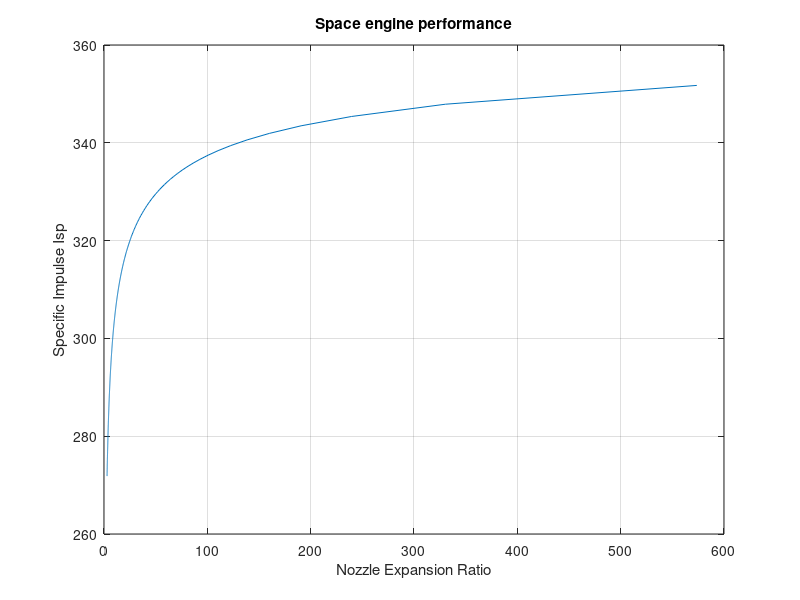

MATLAB code for this plot: (Note: this script raises an error after producing the figure.)
%Liquid_Space_Rocket_Design
%Bryan Rathke
clear all, close all

%% Design parameters
prompt0='Press enter at prompts to use default values: (press enter)';
defaults=input(prompt0);

DeltaV=1721;        %Required change in velocity [m/s]
Mpay=4914;          %Payload mass [kg]
TTWR=0.3;           %Thrust to weight ratio (minimum)
Mnought=12000;      %Initial vehicle mass [kg]
EnvH=300;           %Design envelope hieght [cm]
EnvW=300;           %Design envelope width [cm]
Pc=700000;          %Chamber pressure [Pa]
Pa=0;               %Atmosphere
Ncstar=1;           %CStar combustion efficiency
lambda=0.98;        %Nozzle Efficiency

g=9.80665;          %Standard gravity

OTFR=2.3;           %Combustion parameters
FlameT=3510;   
k=1.225;
MM=22.1;
R=8314/MM;          %Gas constant
rho_f=810;
rho_o=1142;


%% Initial calculations, space bipropellant

DeltaV0=DeltaV*1.1;
F=Mnought*g*TTWR;
Meng=F/(g*(0.000609*F+13.44));
Leng=0.0054*F+31.92;
Deng=0.00357*F+14.48;

if (Leng>EnvH) || (Deng>EnvW);          %Check engine size vs envelope
    print('Warning: Estimated engine size exceeds design envelope.')
end

kmo=k-1;
kpo=k+1;
omk=1-k;

cstar=(Ncstar*(k*R*FlameT)^0.5) / ...
    (k*(2/kpo)^(kpo/(2*kmo)));

Pe_v=linspace(0,45000,1000);                           %Exit pressure vector
Me_v=(((Pe_v/Pc).^(omk/k)-1)/((k-1)/2)).^(0.5);  %Exit Mach Number
epsilon_v=(Me_v.^-1).*((2/kpo).*(1+(kmo/2).*Me_v.^2)).^(kpo/(2*kmo));
Isp_v=lambda.*(((cstar*k)/g).*((2/kmo).*(2/kpo)...
    .^(kpo/kmo).*(1-(Pe_v./Pc).^(kmo/k))).^0.5 ... 
    +((cstar.*epsilon_v)./(g*Pc)).*(Pe_v-Pa));
figure(1)
plot(epsilon_v,Isp_v)
grid on
title('Space engine performance')
xlabel('Nozzle Expansion Ratio')
ylabel('Specific Impulse Isp')

prompt1='Select a nozzle expansion ratio: ';
epsilon=input(prompt1);
if isempty(epsilon)
    epsilon=100
end

%Isp=lambda*(((Cstar*k)/g)*((2/kmo)*(2/kpo)...
%    ^(kpo/kmo)*(1-(Pe_v/Pc)^(kmo/k)))^0.5 ... 
%    +((Cstar.*epsilon_v)./(g*Pc)).*(Pe_v-Pa));

%% Pressure calculations

V_fuel=10;
V_ox=10;
PD_inj=Pc*0.2;
PD_feed=50000;
PD_dyn_f=0.5*rho_f*V_fuel^2;
PD_dyn_o=0.5*rho_o*V_ox^2;

P_ftank=Pc+PD_inj+PD_feed+PD_dyn_f;
P_otank=Pc+PD_inj+PD_feed+PD_dyn_o;



%Pt_pres=(10.^(-0.1068.*(log(Vt)-0.2588))).*(10^6);

%% Fuel mass


Isp=337;                    %Assumed
Mtotal=Mnought+1;
c=.5;
while(Mtotal>Mnought)
    f_inert=c;
    Mpro=(Mpay*(exp(DeltaV0/(Isp*g))-1)*(1-f_inert))/(1-(f_inert*exp(DeltaV0/(Isp*g))));
    Mtotal=(Mpro/(1-f_inert))+Mpay;
    c=c-0.001;
end
Mpro
Mtotal
Mo=(OTFR*Mpro/(OTFR+1));
Mf=Mpro/(1+OTFR);

Tburn=Isp
%% CC and Nozzle 
Vt_ox=1.1*(Mo/rho_o);
Vt_f=1.1*(Mf/rho_f);
mdot=F/(Isp*g);
At=mdot*cstar/Pc;
Ae=epsilon*At;
Dt=(4*At/pi)^.5;
De=(4*Ae/pi)^.5;

prompt2='Select a characteristic length for C.C. : ';
Lstar=input(prompt2);
if isempty(Lstar)
    Lstar=0.9
end
prompt3='Select a chamber mach number: ';
Machc=input(prompt3);
if isempty(Machc)
    Machc=0.2
end
Ac=(At/Machc)*((2/kpo)*(1+(kmo/2)*Machc^2))^(kpo/(2*kmo));
Lc=Lstar*At/Ac;
Contraction_Ratio=Ac/At
Dc=(4*Ac/pi)^.5
prompt4='Select a multiplication factor: ';
Phic=input(prompt4);
if isempty(Phic)
    Phic=3
end
prompt5='Enter yield strength of C.C. material: ';
prompt6='Enter CC material density: ';;
Ftu=input(prompt5);
if isempty(Ftu)
    Material='Columbium'
    Ftu=310000000
    rho_c=8500
else
    rho_c=input(prompt)
end
prompt7='Enter contraction angle in degrees: ';
Thetac=input(prompt7);
if isempty(Thetac)
    Thetac=45
end
cwall=(Pc*Dc*Phic)/(2*Ftu);
Mc=pi*rho_c*cwall*(Dc*Lc+(pi*((Dc^2-Dt^2)/4)/tand(Thetac)));
prompt8='Choose a nozzle cone half-angle: ';
Thetan=input(prompt8);
if isempty(Thetan)
    Thetan=15
end
Ln=(De-Dt)/(2*tand(Thetan));
prompt9='Enter "percent bell" fraction of 15 degree conical nozzle: ';
if (epsilon>29)
    if lambda==0.99
        Lf=0.86;
    elseif lambda==.987
        Lf=0.8;
    elseif lambda==.985
        Lf=0.75;
    elseif lambda==.98
        Lf=0.675;
    else
        Lf=input(prompt9);
    end
else
    Lf=input(prompt9);
end
Lb=Ln*Lf;
%% Nozzle drawing
Rt=Dt/2;
Re=De/2;
prompt10='Enter initial parabola angle: ';
prompt11='Enter final parabola angle: ';
Thetaip=input(prompt10);
Thetafp=input(prompt11);
if isempty(Thetaip)
    Thetaip=36
end
if isempty(Thetafp)
    Thetafp=13
end
figure(2)
circled(0, 2.5*Rt, 1.5*Rt, [200:.1:270]);
circled(0, 1.382*Rt, 0.382*Rt, [270:.1:(270+Thetaip)]);
hold on
axis equal
ax=gca;
ax.XTick=[-1 -.5 0 .5 1 1.5 2 2.5];
ax.YTick=[-1 -.75 -.5 -.25 0 .25 .5 .75 1];
xlim([-.5,2.5]);
ylim([-1,1]);
xfit=[sind(36)*0.382*Rt;(sind(36)*0.382*Rt)+.00001;Lb;Lb+.01];
yfit=[Rt+(sind(90)-sind(36))*0.382*Rt*.5;Rt+.00001+(sind(90)-sind(36))*0.382*Rt*.5;Re;Re+.01*sind(Thetafp)];
yay=polyfit(xfit,yfit,3);
yay1=polyval(yay,[sind(36)*0.382*Rt:.01:Lb]);
plot([sind(36)*0.382*Rt:.01:Lb],yay1,'b')
plot([sind(36)*0.382*Rt:.01:Lb],-yay1,'b')
grid on

hold off
f1=-(cwall/2)/Lb;
f2=(Re-Rt)/Lb;
Mne=2*pi*rho_c*Lb*(3^-1*f1*f2*Lb^2+.5*((f1*Rt)+(f2*cwall*.5))*Lb + (Rt*cwall*.5));
Mne=ceil(Mne)         %You know,
Mn=2*Mne             %For safety

Mengt=(Mc+Mn)/.4;
Minj=.249*Mengt;
Mabl=.352*Mengt;
Mtcp=Meng-(Mc+Mn);


%% Tank mass
prompt11='Choose a tank mass factor: ';
PhiTank=input(prompt11);
if isempty(PhiTank)
PhiTank=2500
end
prompt12='Press enter for Helium or type pressurant name: '
pressurant=input(prompt12);
if isempty(pressurant);
    kpres=1.66;
    MMpres=4.003;
else
    prompta="Enter pressurant's gamma value: ";
    promptb="Enter pressurant's molecular mass: ";
    kpres=input(prompta);
    MMpres=input(promptb);
end
M_RP1_tank=2*P_ftank*Vt_f/(PhiTank*g);
M_o_tank=2*P_otank*Vt_ox/(PhiTank*g);
Pave=(P_ftank+P_otank)/2;
P_He=21000000;
Tini=273;
Tfin=Tini*(Pave/P_He)^((kpres-1)/kpres);


 
Mpres=1.05*Pave*(Vt_f+Vt_ox)*MMpres/(8314*Tfin);
Vpres=0;
Vpres2=1;
while (Vpres~=Vpres2)
Vpres=Mpres*8312*Tini/(P_He*MMpres);
Mpres2=1.05*Pave*(Vt_f+Vt_ox+Vpres)*MMpres/(8314*Tfin);
Vpres2=Mpres2*8312*Tini/(P_He*MMpres);
Mpres=1.05*Pave*(Vt_f+Vt_ox+Vpres2)*MMpres/(8314*Tfin);
end
Mprest=P_He*Vpres/(g*6350);
Mtvc=Meng-Mc-Mne;
Mstr=(Mc+Mn+M_o_tank+M_RP1_tank+Mprest)*.1;
Mtot=Mprest+Mpres+M_o_tank+Mo+M_RP1_tank+Mf+Mengt+Mtcp+Mstr;
tburn=(Mo+Mf)/mdot;
Itot=Isp*(Mo+Mf);
Mthr=Mc+Mn;
odot=2.3*(mdot/3.3);
fdot=mdot/3.3;
table(F,tburn,Isp,Itot,mdot,fdot,odot)
table(Mf,Mo,Mpres,Mthr,M_RP1_tank,M_o_tank,Mprest,Mtcp,Mstr)

function h = circled(x,y,r,th)
hold on
xunit = r * cosd(th) + x;
yunit = r * sind(th) + y;
h = plot(xunit, yunit, 'b');
h = plot(xunit,-yunit, 'b');
hold off
end
